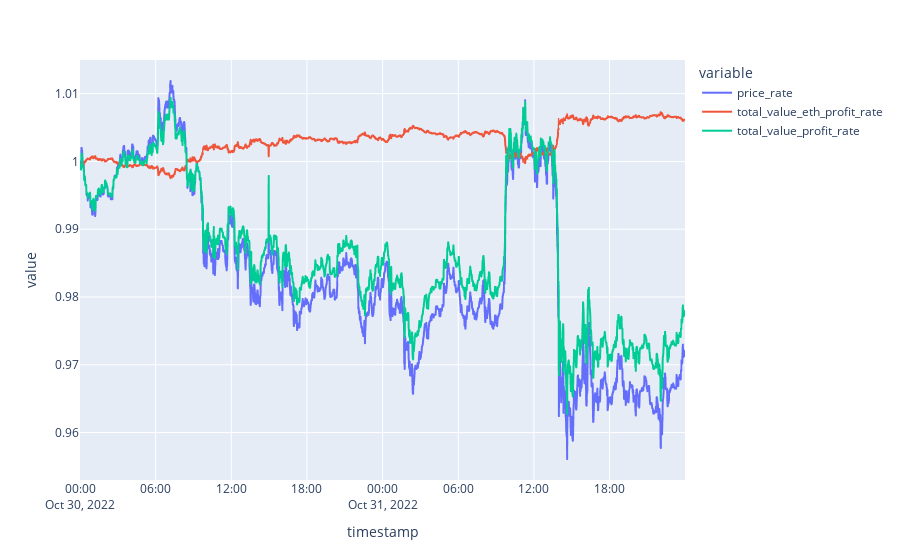

The notebook cell this image was saved under:
### Code cell
# a = 1.20
# hedge_spread_split = 2.3
# hedge_spread_rate = 0.95
alpha2 = -1


instance2=backtest_instance(a,hedge_spread_split,hedge_spread_rate,alpha2)

df_merge2 = generate_dfmerge(instance2)



plot2 = df_merge2[['price_rate','total_value_eth_profit_rate','total_value_profit_rate']].plot()

plot2.write_image(f"./fig/{NET_VALUE_BASE}_{DATE_START}_{DATE_END}_{a}_{hedge_spread_split}_{hedge_spread_rate}_{alpha2}.png")

plot2.show()

### Figure 1 — Plotly figure (JSON) as saved in the notebook; plotly's stock layout.template omitted (floating-point values rounded to 4 significant figures; data arrays with more than 128 entries replaced by an {"elided": "..."} marker saying what was removed)
{"data": [{"hovertemplate": "variable=price_rate<br>timestamp=%{x}<br>value=%{y}<extra></extra>", "legendgroup": "price_rate", "line": {"color": "#636efa", "dash": "solid"}, "marker": {"symbol": "circle"}, "mode": "lines", "name": "price_rate", "showlegend": true, "type": "scattergl", "x": {"elided": "2880 str values"}, "xaxis": "x", "y": {"elided": "2880 float values"}, "yaxis": "y"}, {"hovertemplate": "variable=total_value_eth_profit_rate<br>timestamp=%{x}<br>value=%{y}<extra></extra>", "legendgroup": "total_value_eth_profit_rate", "line": {"color": "#EF553B", "dash": "solid"}, "marker": {"symbol": "circle"}, "mode": "lines", "name": "total_value_eth_profit_rate", "showlegend": true, "type": "scattergl", "x": {"elided": "2880 str values"}, "xaxis": "x", "y": {"elided": "2880 float values"}, "yaxis": "y"}, {"hovertemplate": "variable=total_value_profit_rate<br>timestamp=%{x}<br>value=%{y}<extra></extra>", "legendgroup": "total_value_profit_rate", "line": {"color": "#00cc96", "dash": "solid"}, "marker": {"symbol": "circle"}, "mode": "lines", "name": "total_value_profit_rate", "showlegend": true, "type": "scattergl", "x": {"elided": "2880 str values"}, "xaxis": "x", "y": {"elided": "2880 float values"}, "yaxis": "y"}], "layout": {"legend": {"title": {"text": "variable"}, "tracegroupgap": 0}, "margin": {"t": 60}, "xaxis": {"anchor": "y", "domain": [0, 1], "title": {"text": "timestamp"}}, "yaxis": {"anchor": "x", "domain": [0, 1], "title": {"text": "value"}}}}
